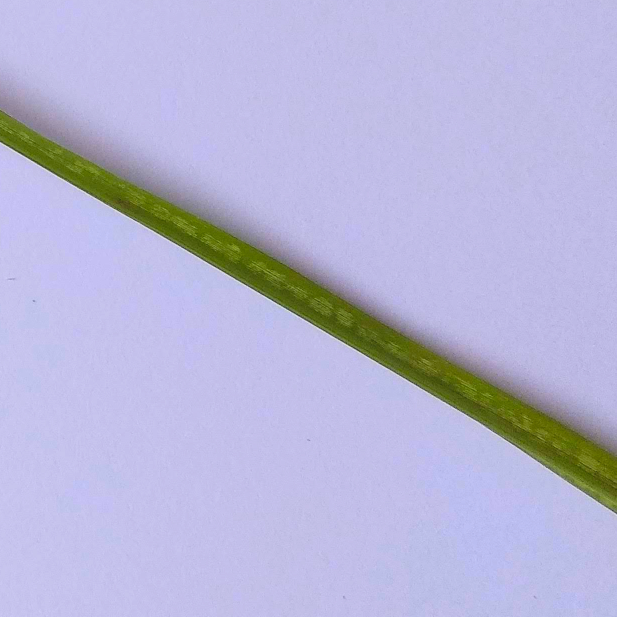
#> input picture dataset/healthy/image10.jpg, 1233 x 1233 px (shown at 1/2 size); its folder holds only this picture in this run; the run also reads 1 picture not shown here
$ jupyter execute --allow-errors Percobaan3-Augmented.ipynb   (shell and % lines are left out)   (older library calls are emulated)
#> lines starting #> are read from the running program, lines starting #| are printed output that depends on the picture; after the words box and inside, x2 and y2 are one past the last pixel; in counts of white or black regions, pixels touching at a corner belong together
[cell 1]
# Import library yang kalian butuhkan
import os
import cv2 as cv
import matplotlib.pyplot as plt
import numpy as np
import pandas as pd
from sklearn.model_selection import train_test_split, cross_val_predict
from sklearn.metrics import accuracy_score, classification_report
from skimage.feature import graycomatrix, graycoprops
from scipy.stats import entropy
from sklearn.ensemble import RandomForestClassifier
from sklearn.svm import SVC
from sklearn.neighbors import KNeighborsClassifier
from sklearn.metrics import accuracy_score, precision_score, recall_score, f1_score, confusion_matrix, classification_report
from sklearn.metrics import (confusion_matrix, ConfusionMatrixDisplay)
import seaborn as sns

## Data Loading

Buat struktur folder dataset sebagai berikut:
```
.
└──dataset
    ├── label1
	├── image1.jpg
	├── image2.jpg
	└── image3.jpg
    ├── label2
    └── label3
    └── dst...
```

[cell 2]
def resize_citra(gambar, ukuran):
    h, w = gambar.shape[:2]
    # siapkan array keluaran dengan channel sama
    if gambar.ndim == 3:
        c = gambar.shape[2]
        keluaran = np.zeros((ukuran, ukuran, c), dtype=gambar.dtype)
    else:
        keluaran = np.zeros((ukuran, ukuran), dtype=gambar.dtype)
    # nearest-neighbor manual
    for i in range(ukuran):
        for j in range(ukuran):
            src_i = int(i * h / ukuran)
            src_j = int(j * w / ukuran)
            keluaran[i, j] = gambar[src_i, src_j]
    return keluaran

data = []
labels = []
file_name = []
for sub_folder in os.listdir("dataset/"):
    if sub_folder.startswith("."):
        continue

    sub_folder_path = os.path.join("dataset/", sub_folder)
    if os.path.isdir(sub_folder_path):  # Ensure it's a directory
        sub_folder_files = os.listdir(sub_folder_path)
        for filename in sub_folder_files:
            img_path = os.path.join(sub_folder_path, filename)

            # img = cv.imread(img_path, cv.IMREAD_GRAYSCALE)
            img = plt.imread(img_path)
#> img is the input picture: shape (1233, 1233, 3); mean R, G, B 183.9, 182.2, 215.2
            resize_img = resize_citra(img, 512)

            data.append(resize_img)
            labels.append(sub_folder)
            name = os.path.splitext(filename)[0]
            file_name.append(filename)
#> pass 2 of the loop `for sub_folder in os.listdir("dataset/"):`:
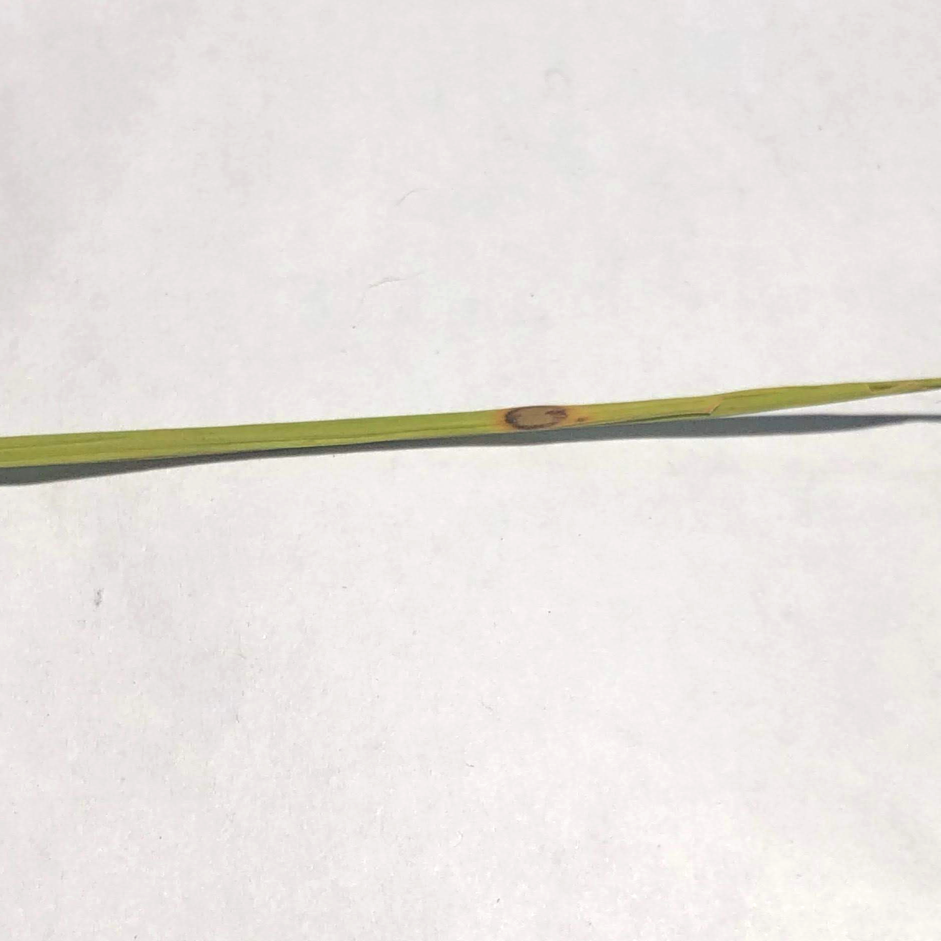
#> input picture dataset/leafblast/image1.jpg, 1881 x 1881 px (shown at 1/2 size)
#> img is the input picture: shape (1881, 1881, 3); mean R, G, B 232.3, 227.8, 224.7
#> after the loop in resize_citra (call 2), `for i in range(ukuran):`:
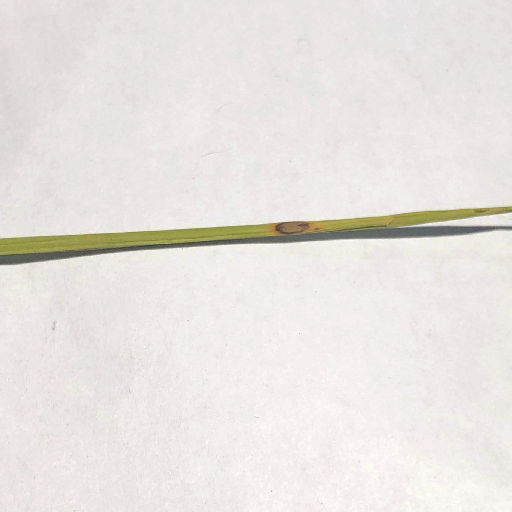
#> keluaran: shape (512, 512, 3); mean R, G, B 232.3, 227.8, 224.7

data = np.array(data)
labels = np.array(labels)
print("Jumlah data:", len(data))
# Convert labels to categorical values
unique_labels = np.unique(labels)
label_to_index = {label: index for index, label in enumerate(unique_labels)}
labels = np.array([label_to_index[label] for label in labels])
print("Jumlah kelas:", len(unique_labels))

healthy = plt.imread("dataset/healthy/image1.jpg")
leafblast = plt.imread("dataset/leafblast/image1.jpg")

plt.figure(figsize=(10, 5))

plt.subplot(1, 2, 1)
plt.imshow(healthy)
plt.title("Healthy Leaf")

plt.subplot(1, 2, 2)
plt.imshow(leafblast)
plt.title("Leaf Blast")

## Data Augmentation

### Define Augmentation Function

[cell 3]
# melakukan augmentasi data
data_augmented = []
labels_augmented = []
paths_augmented = []
file_name_augmented = []
for i in range(len(data)):
	pass

[cell 4]
print("Data sebelum augmentasi: ", len(data))
print("Data setelah augmentasi: ", len(data_augmented))

## Data Preparation

### Define Preprocessing Function

[cell 5]
def ubah_ke_gray(gambar):
    if gambar.ndim == 3:
        return np.dot(gambar[..., :3], [0.2989, 0.5870, 0.1140])
    return gambar

def thresholding(gambar, batas):
    m, n = gambar.shape
    out = np.zeros((m, n), dtype=float)
    for i in range(m):
        for j in range(n):
            out[i, j] = 1.0 if gambar[i, j] > batas else 0.0
    return out

def highlight(R, G, B, mask):
    mask = mask.astype(float)
    if mask.max() > 1.0:
        mask /= 255.0
    R, G, B = R/255.0, G/255.0, B/255.0
    H, W = mask.shape
    final = np.ones((H, W, 3))
    for i in range(H):
        for j in range(W):
            if mask[i, j] == 1:
                final[i, j, 0] = R[i, j]
                final[i, j, 1] = G[i, j]
                final[i, j, 2] = B[i, j]
    return final

def normalisasi(gambar):
    min_val = gambar.min()
    max_val = gambar.max()
    if max_val - min_val == 0:
        return gambar
    return (gambar - min_val) / (max_val - min_val) * 255.0

### Preprocessing

[cell 6]
def percobaan1(gambar):
	R = gambar[:, :, 0]
	G = gambar[:, :, 1]
	B = gambar[:, :, 2]
	gambar = ubah_ke_gray(gambar)
	gambar = thresholding(gambar, 155)
	gambar = 1 - gambar
	gambar = highlight(R, G, B, gambar)
	gambar = ubah_ke_gray(gambar)
	gambar = normalisasi(gambar).astype(np.uint8)
	return gambar

dataPreprocessed = []
for i in range(len(data)):
	img = data[i]
	img = percobaan1(img)
	dataPreprocessed.append(img)
#> this loop made 3 passes
#> pass 1, in percobaan1, `R = gambar[:, :, 0]`:
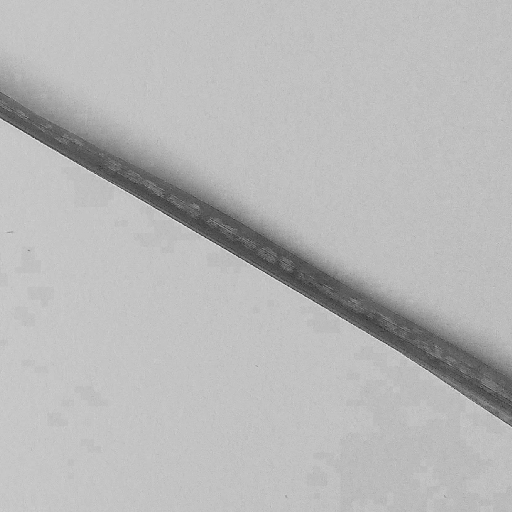
#> R: shape (512, 512); min 37, max 235, mean 183.9

healthyP = percobaan1(healthy)
#> in percobaan1 (call 4), `B = gambar[:, :, 2]`:
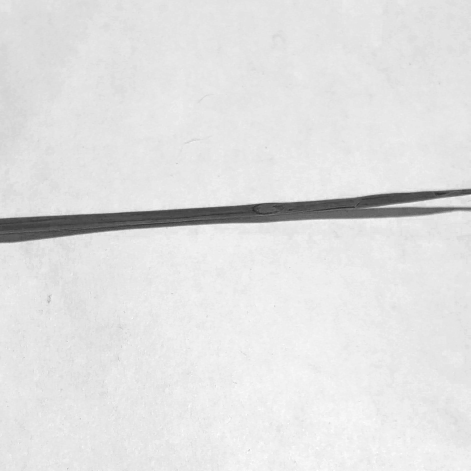
#> B: shape (1881, 1881) (shown at 1/4 size); min 28, max 255, mean 224.7
#> call 4 of thresholding, with batas = 155
#> after the loop in thresholding (call 4), `for i in range(m):`:
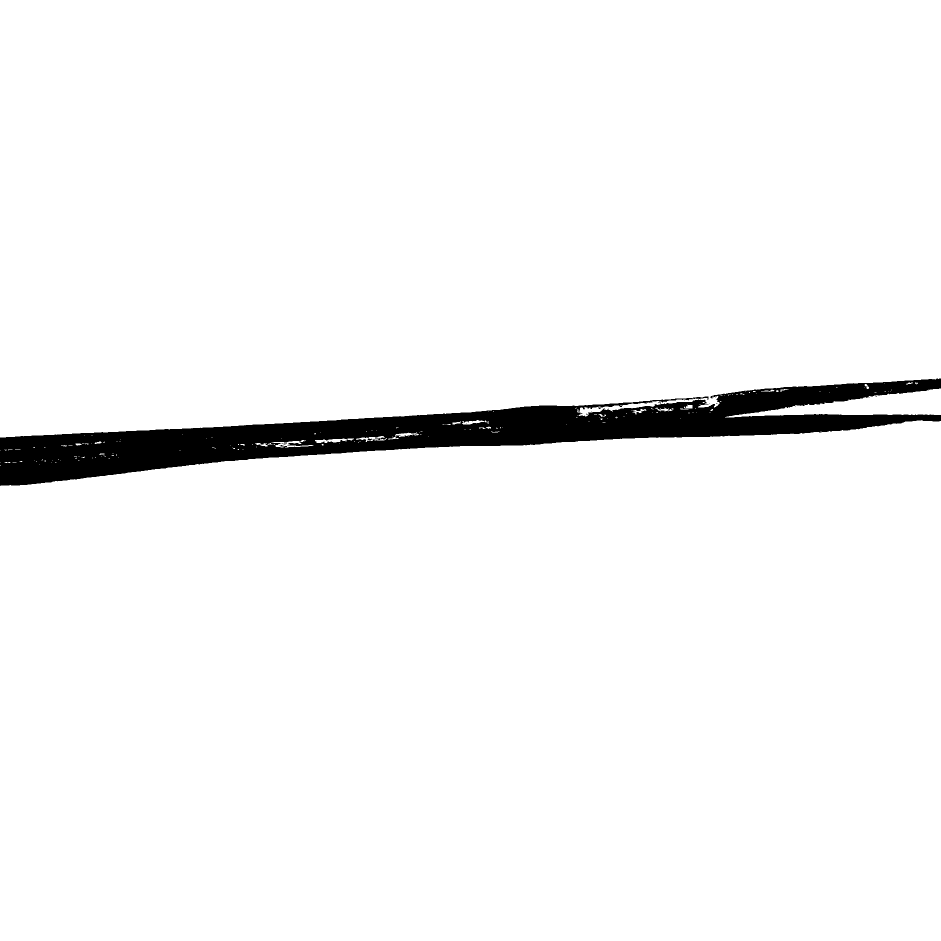
#> out: shape (1881, 1881) float64 (shown at 1/2 size); values 0 (black) and 1 (white), 96.3% white; 13 black regions (12 under 20 px), largest, box (x1, y1, x2, y2) and area: (0, 757, 1881, 972) 131229
#> in percobaan1 (call 4), `gambar = 1 - gambar`:
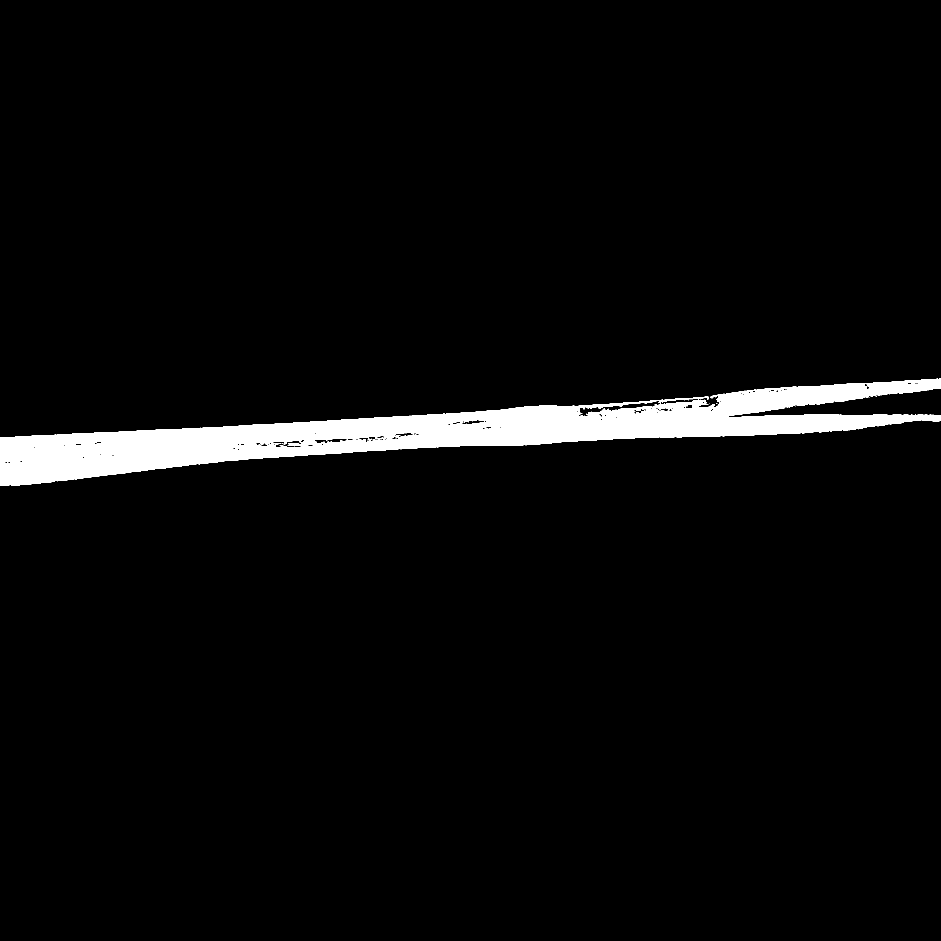
#> gambar: shape (1881, 1881) float64 (shown at 1/2 size); values 0 (black) and 1 (white), 3.7% white; 13 white regions (12 under 20 px), largest, box (x1, y1, x2, y2) and area: (0, 757, 1881, 972) 131229
#> in ubah_ke_gray (call 8), `return np.dot(gambar[..., :3], [0.2989, 0.5870, 0.1140])`:
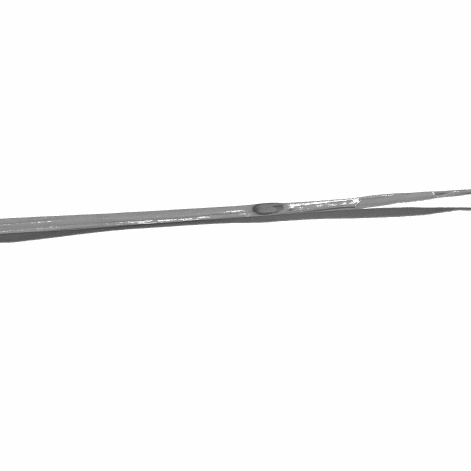
#> returned value: shape (1881, 1881) float64 (shown at 1/4 size); min 0.211, max 1, mean 0.981
leafblastP = percobaan1(leafblast)

plt.figure(figsize=(10, 5))

plt.subplot(1, 2, 1)
plt.imshow(healthyP, cmap='gray')
plt.title('Healthy Leaf')

plt.subplot(1, 2, 2)
plt.imshow(leafblastP, cmap='gray')
plt.title('Leaf Blast')

### Feature Extraction

[cell 7]
def glcm(image, derajat):
    if derajat == 0:
        angles = [0]
    elif derajat == 45:
        angles = [np.pi / 4]
    elif derajat == 90:
        angles = [np.pi / 2]
    elif derajat == 135:
        angles = [3 * np.pi / 4]
    else:
        raise ValueError("Invalid angle. It should be one of the following: 0, 45, 90, 135.")

    # mengembalikan matrix glcm dari image
    glcm = graycomatrix(image, [1], angles, 256, symmetric=True, normed=True)
    return glcm

[cell 8]
def correlation(matriks):
	return graycoprops(matriks, 'correlation')[0, 0]

[cell 9]
def dissimilarity(matriks):
    return graycoprops(matriks, 'dissimilarity')[0, 0]

[cell 10]
def homogenity(matriks):
    return graycoprops(matriks, 'homogeneity')[0, 0]

[cell 11]
def contrast(matriks):
    return graycoprops(matriks, 'contrast')[0, 0]

[cell 12]
def ASM(matriks):
    return graycoprops(matriks, 'ASM')[0, 0]

[cell 13]
def energy(matriks):
    return graycoprops(matriks, 'energy')[0, 0]

[cell 14]
def entropyGlcm(matriks):
    return entropy(matriks.ravel())

[cell 15]
Derajat0 = []
Derajat45 = []
Derajat90 = []
Derajat135 = []
for i in range(len(dataPreprocessed)):
    D0 = glcm(dataPreprocessed[i], 0)
    D45 = glcm(dataPreprocessed[i], 45)
    D90 = glcm(dataPreprocessed[i], 90)
    D135 = glcm(dataPreprocessed[i], 135)
    Derajat0.append(D0)
    Derajat45.append(D45)
    Derajat90.append(D90)
    Derajat135.append(D135)

[cell 16]
Kontras0, Kontras45, Kontras90, Kontras135 = [], [], [], []
dissimilarity0, dissimilarity45, dissimilarity90, dissimilarity135 =  [], [], [], []
homogenity0, homogenity45, homogenity90, homogenity135 = [], [], [], []
entropy0, entropy45, entropy90, entropy135 =  [], [], [], []
ASM0, ASM45, ASM90, ASM135 =  [], [], [], []
energy0, energy45, energy90, energy135 =  [], [], [], []
correlation0, correlation45, correlation90, correlation135 = [], [], [], []

[cell 17]
for i in range(len(dataPreprocessed)):
    C0 = correlation(Derajat0[i])
    correlation0.append(C0)
    C45 = correlation(Derajat45[i])
    correlation45.append(C45)
    C90 = correlation(Derajat90[i])
    correlation90.append(C90)
    C135 = correlation(Derajat135[i])
    correlation135.append(C135)

[cell 18]
for i in range(len(data)):
    K0 = contrast(Derajat0[i])
    K45 = contrast(Derajat45[i])
    K90 = contrast(Derajat90[i])
    K135 = contrast(Derajat135[i])
    Kontras0.append(K0)
    Kontras45.append(K45)
    Kontras90.append(K90)
    Kontras135.append(K135)

[cell 19]
for i in range(len(data)):
    Dis0 = dissimilarity(Derajat0[i])
    Dis45 = dissimilarity(Derajat45[i])
    Dis90 = dissimilarity(Derajat90[i])
    Dis135 = dissimilarity(Derajat135[i])
    dissimilarity0.append(Dis0)
    dissimilarity45.append(Dis45)
    dissimilarity90.append(Dis90)
    dissimilarity135.append(Dis135)

[cell 20]
for i in range(len(data)):
    H0 = homogenity(Derajat0[i])
    H45 = homogenity(Derajat45[i])
    H90 = homogenity(Derajat90[i])
    H135 = homogenity(Derajat135[i])
    homogenity0.append(H0)
    homogenity45.append(H45)
    homogenity90.append(H90)
    homogenity135.append(H135)

[cell 21]
for i in range(len(data)):
    E0 = entropyGlcm(Derajat0[i])
    E45 = entropyGlcm(Derajat45[i])
    E90 = entropyGlcm(Derajat90[i])
    E135 = entropyGlcm(Derajat135[i])
    entropy0.append(E0)
    entropy45.append(E45)
    entropy90.append(E90)
    entropy135.append(E135)

[cell 22]
for i in range(len(data)):
    A0 = ASM(Derajat0[i])
    A45 = ASM(Derajat45[i])
    A90 = ASM(Derajat90[i])
    A135 = ASM(Derajat135[i])
    ASM0.append(A0)
    ASM45.append(A45)
    ASM90.append(A90)
    ASM135.append(A135)

[cell 23]
for i in range(len(data)):
    ER0 = energy(Derajat0[i])
    ER45 = energy(Derajat45[i])
    ER90 = energy(Derajat90[i])
    ER135 = energy(Derajat135[i])
    energy0.append(ER0)
    energy45.append(ER45)
    energy90.append(ER90)
    energy135.append(ER135)

### Write the extraction's results to CSV

[cell 24]
dataTable = {'Filename': file_name, 'Label': labels,
        'Contrast0': Kontras0, 'Contrast45': Kontras45, 'Contrast90': Kontras90, 'Contrast135': Kontras135,
        'Homogeneity0': homogenity0, 'Homogeneity45': homogenity45, 'Homogeneity90': homogenity90, 'Homogeneity135': homogenity135,
        'Dissimilarity0': dissimilarity0, 'Dissimilarity45': dissimilarity45, 'Dissimilarity90': dissimilarity90, 'Dissimilarity135': dissimilarity135,
        'Entropy0': entropy0, 'Entropy45': entropy45, 'Entropy90': entropy90, 'Entropy135': entropy135,
        'ASM0': ASM0, 'ASM45': ASM45, 'ASM90': ASM90, 'ASM135': ASM135,
        'Energy0': energy0, 'Energy45': energy45, 'Energy90': energy90, 'Energy135': energy135,
        'Correlation0': correlation0, 'Correlation45': correlation45, 'Correlation90': correlation90, 'Correlation135': correlation135,
        }
df = pd.DataFrame(dataTable)
df.to_csv('hasil_ekstraksi_1.csv', index=False)

hasilEkstrak = pd.read_csv('hasil_ekstraksi_1.csv')
#> (reads hasil_ekstraksi_1.csv from the repository)
hasilEkstrak

### Features Selection

pada bagian seleksi fitur ini bisa menggunakan metode seperti
- PCA
- LDA
- t-SNE
- Chi-square
- ANOVA
- Autoencoder
- correlation
- dll

berikut contoh menggunakan correlation:

[cell 25]
# Menghitung korelasi
correlation = hasilEkstrak.drop(columns=['Label','Filename']).corr()

# Menyaring fitur yang memiliki korelasi absolut lebih dari 0.95 dengan label
threshold = 0.95 # atur threshold ini untuk menentukan seberapa besar korelasi yang ingin disaring
selectionFeature = []
columns = np.full((correlation.shape[0],), True, dtype=bool)
for i in range(correlation.shape[0]):
	for j in range(i+1, correlation.shape[0]):
		if correlation.iloc[i,j] >= threshold:
			if columns[j]:
				columns[j] = False
select = hasilEkstrak.drop(columns=['Label','Filename']).columns[columns]
x_new = hasilEkstrak[select]
x_new
y = hasilEkstrak['Label']
plt.figure(figsize=(17,17))
sns.heatmap(x_new.corr(), annot=True, cmap='Blues', fmt=".2f")
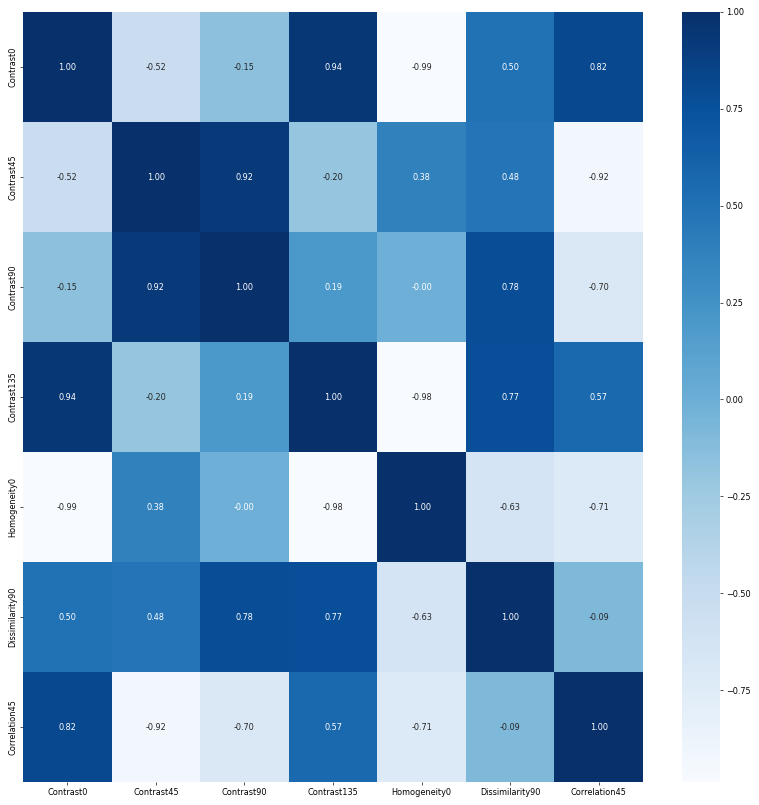
#> figure drawn by matplotlib, 2 panels

## Splitting Data

[cell 26]
# ubah bagian test_size sesuai kebutuhan
# 0.3 = 30% data untuk testing (train/test 70/30)
# 0.2 = 20% data untuk testing (train/test 80/20)
X_train, X_test, y_train, y_test = train_test_split(x_new, y, test_size=0.2, random_state=42)
print(X_train.shape)
print(X_test.shape)

## Feature Normalization

berikut metode normalisasi yang bisa digunakan:
- Min-Max Scaling
- Standardization (Z-score)
- Robust Scaling
- MaxAbsScaler
- dll

berikut contoh menggunakan Standardization (Z-score):

[cell 27]
# normalisasi mean std
X_test = (X_test - X_train.mean()) / X_train.std()
X_train = (X_train - X_train.mean()) / X_train.std()

## Modeling

### Define Model

[cell 28]
def generateClassificationReport(y_true, y_pred):
	print(classification_report(y_true, y_pred))
	print(confusion_matrix(y_true, y_pred))
	print('Accuracy:', accuracy_score(y_true, y_pred))

# Define classifiers
rf = RandomForestClassifier(n_estimators=5, random_state=42)
svm = SVC(kernel='rbf', random_state=42)
knn = KNeighborsClassifier(n_neighbors=5)

### Train Random Forest Classifier

[cell 29]
# Train Random Forest Classifier
rf.fit(X_train, y_train)

# Make predictions and evaluate the model with the training set
print("------Training Set------")
y_pred = rf.predict(X_train)
generateClassificationReport( y_train, y_pred)

# Make predictions and evaluate the model with the testing set
print("\n------Testing Set------")
y_pred = rf.predict(X_test)
generateClassificationReport( y_test, y_pred)

### Train SVM Classifier

#> (a cell that did not finish here is left out)

### Train KNN Classifier

[cell 31]
# Train KNN Classifier
knn.fit(X_train, y_train)

# Make predictions and evaluate the model with the training set
print("\n------Training Set------")
#> (the rest of this cell did not finish here and is left out)

## Evaluation With Confusion Matrix

[cell 32]
def plot_confusion_matrix(y_true, y_pred, title):
#> called with y_pred = array of shape (1,), title = 'Random Forest Confusion Matrix'
    cm = confusion_matrix(y_true, y_pred)
    disp = ConfusionMatrixDisplay(confusion_matrix=cm)
    disp.plot(cmap=plt.cm.Blues)
    plt.title(title)
    plt.show()
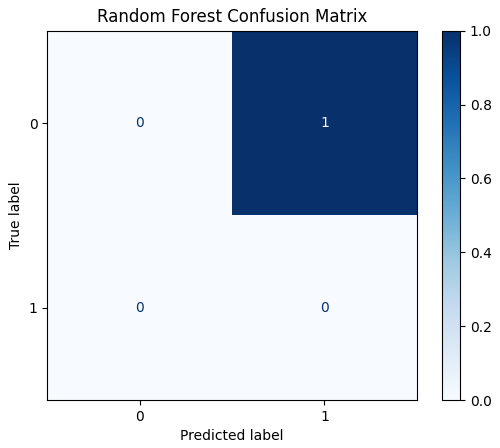
#> figure drawn by matplotlib, 2 panels

# Plot confusion matrix for Random Forest
plot_confusion_matrix(y_test, rf.predict(X_test), "Random Forest Confusion Matrix")
# Plot confusion matrix for SVM
#> (the rest of this cell did not finish here and is left out)
